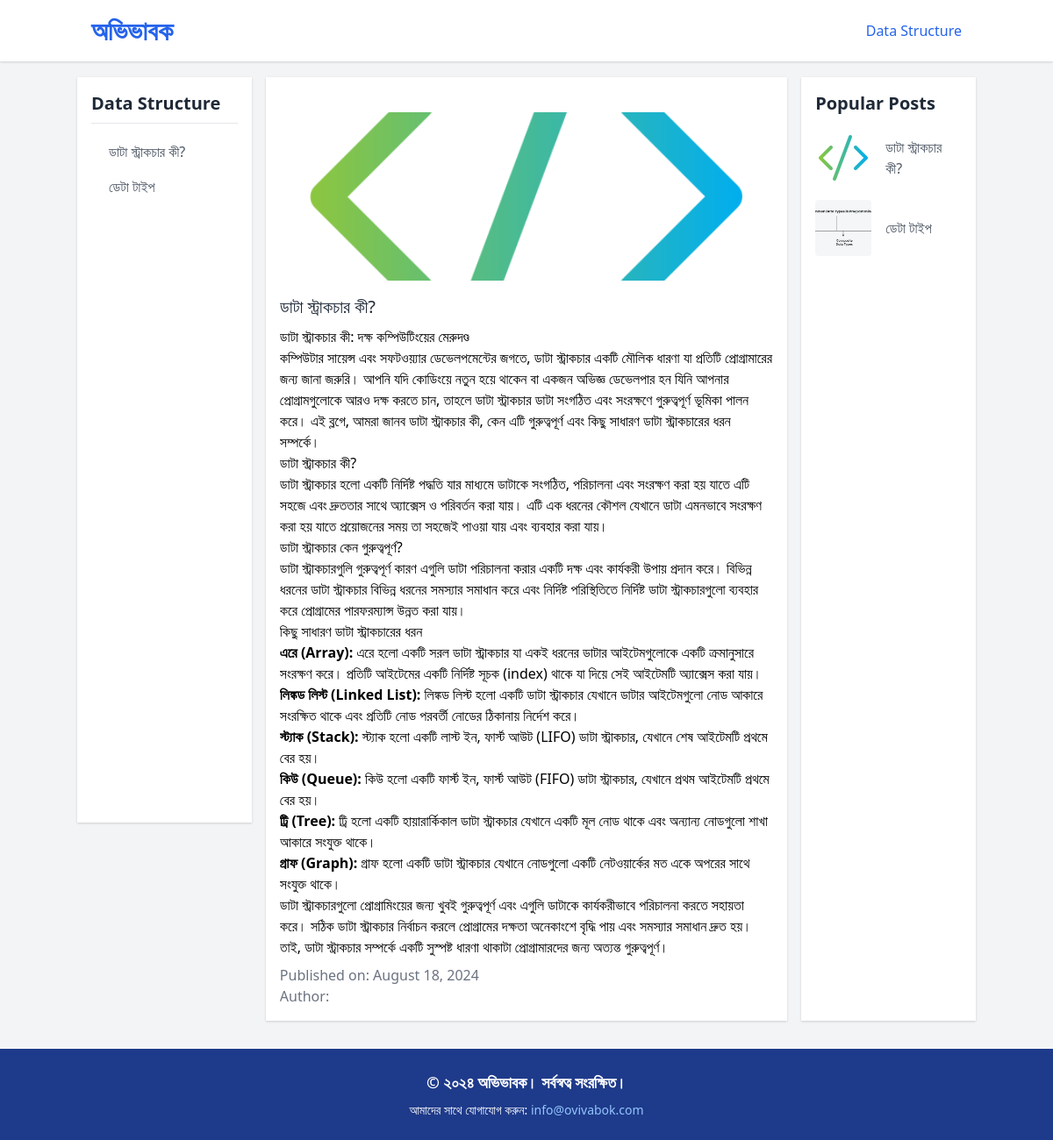
/course/1/, run on an earlier commit of the app's database.
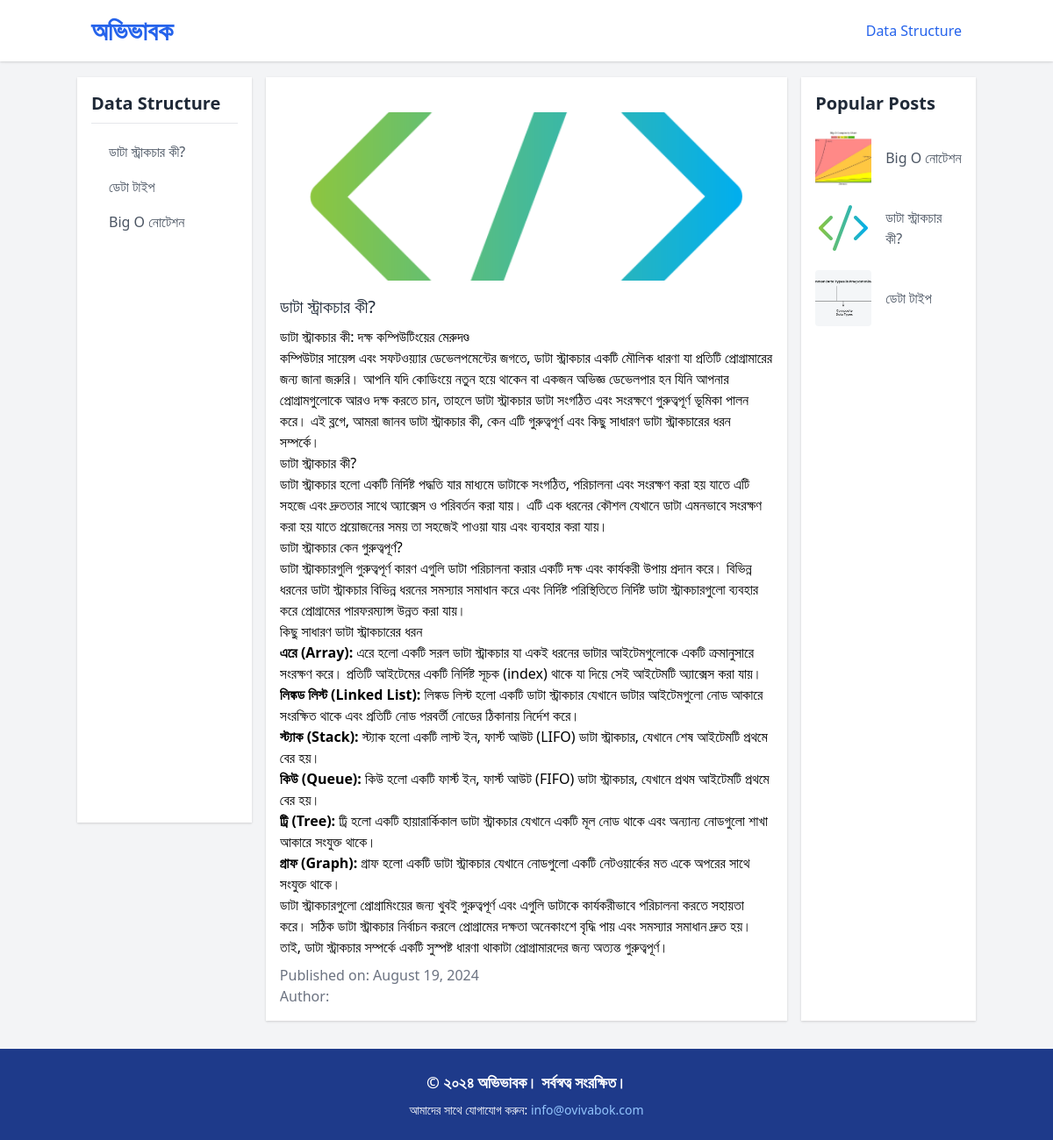
And on a later commit of the database.
### tutorials/models.py (models this page shows, shortened)
class Course(models.Model):
    course_name = models.CharField(max_length=255)
    course_description = models.TextField()
    course_image = models.ImageField(upload_to='course_images/', blank=True, null=True)
    created_at = models.DateTimeField(auto_now_add=True)
    updated_at = models.DateTimeField(auto_now=True)
    order = models.PositiveIntegerField(default=0)

class Tutorial(models.Model):
    course = models.ForeignKey(Course, on_delete=models.CASCADE)
    tutorial_title = models.CharField(max_length=200)
    tutorial_description = RichTextField()
    tutorial_image = models.ImageField(upload_to='tutorial_images/', null=True, blank=True)
    created_at = models.DateTimeField(auto_now_add=True)
    updated_at = models.DateTimeField(auto_now=True)
    order = models.PositiveIntegerField(default=0)
    views_count = models.PositiveIntegerField(default=0)
    author = models.ForeignKey(settings.AUTH_USER_MODEL, on_delete=models.SET_NULL, null=True, blank=True)
    is_public = models.BooleanField(default=False, blank=True)

### tutorials/views.py (the view)
# urls.py: path('course/<int:course_id>/', views.tutorial_detail, name='tutorial_detail'),
def tutorial_detail(request, course_id):
    course = get_object_or_404(Course, id=course_id)
    tutorial_id = request.GET.get('tutorial_id')
    if tutorial_id:
        tutorial = get_object_or_404(Tutorial, id=tutorial_id, course=course)
        tutorial.views_count += 1
        tutorial.save()
    else:
        tutorial = Tutorial.objects.filter(course=course).order_by('order').first()
    tutorials = Tutorial.objects.filter(course=course).order_by('order')
    courses = Course.objects.all()
    top_tutorials = Tutorial.objects.all().order_by('-views_count')[:5]
    return render(request, 'tutorial_screen.html', {
        'course': course,
        'tutorial': tutorial,
        'tutorials': tutorials,
        'courses': courses,
        'top_tutorials': top_tutorials,
        'current_course_id': course_id  # Add this line
    })

### tutorials/templates/tutorial_screen.html (shortened to what this page needs)
<!DOCTYPE html>
<html lang="en">
<head>
    <link href="https://cdn.jsdelivr.net/npm/tailwindcss@2.1.2/dist/tailwind.min.css" rel="stylesheet">
</head>
<body class="bg-gray-100">
    <header class="bg-white shadow fixed top-0 left-0 w-full z-50">
        <div class="container mx-auto p-4 flex justify-between items-center">
            <a href="{% url 'index' %}" class="text-blue-600 hover:text-blue-800 transition duration-300 ease-in-out">
                <h1 class="text-3xl font-extrabold text-blue-600 leading-tight">
                    অভিভাবক
                </h1>
            </a>
            <nav class="relative hidden lg:flex space-x-6">
                {% for course in courses|slice:":5" %}
                    <a href="{% url 'tutorial_detail' course.id %}"
                       class="{% if course.id == current_course_id %} text-blue-600 font-medium transition duration-300 ease-in-out{% else %} text-gray-600 hover:text-blue-600 font-medium transition duration-300 ease-in-out{% endif %}">
                        {{ course.course_name }}
                    </a>
                {% endfor %}
            </nav>
        </div>
    </header>
    <main class="container mx-auto py-8 flex flex-col lg:flex-row mt-14">
        <aside class="hidden lg:block w-full lg:w-1/5 bg-white p-4 shadow mb-4 lg:mb-0 sticky-column scrollDiv">
            <h2 class="text-xl font-semibold text-gray-800 text-gray-700 mb-2">{{ course.course_name }}</h2>
            <hr />
            <ul class="mt-4 space-y-2">
                {% for tutorial in tutorials %}
                    <li>
                        <a href="{% url 'tutorial_detail' course_id=course.id %}?tutorial_id={{ tutorial.id }}"
                           class="block pl-2 pr-2 pt-1 pb-1 ml-3 rounded-sm
                                  {% if request.GET.tutorial_id|stringformat:"s" == tutorial.id|stringformat:"s" %}
                                      text-blue-600 font-bold
                                  {% else %}
                                      text-gray-600 hover:text-blue-600
                                  {% endif %}
                                  transition duration-300 ease-in-out">
                            {{ tutorial.tutorial_title }}
                        </a>
                    </li>
                {% empty %}
                    <li><span class="text-gray-600">No tutorials available.</span></li>
                {% endfor %}
            </ul>
        </aside>
        <section class="w-full lg:w-3/5 bg-white p-4 mx-0 lg:mx-4 shadow mb-4 lg:mb-0 overflow-x-auto">
            {% if tutorial %}
                <div class="mt-6 bg-white   rounded-lg overflow-x-auto">
                    {% if tutorial.tutorial_image %}
                        <img src="{{ tutorial.tutorial_image.url }}" alt="{{ tutorial.tutorial_title }}" class="w-full h-48 object-cover rounded-t-lg">
                    {% else %}
                        <img src="https://via.placeholder.com/400x250" alt="{{ tutorial.tutorial_title }}" class="w-full h-48 object-cover rounded-t-lg">
                    {% endif %}
                    <div class="mt-4">
                        <h3 class="text-xl font-medium text-gray-800">{{ tutorial.tutorial_title }}</h3>
                        <p class="mt-2 text-gray-600">{{ tutorial.tutorial_description|safe }}</p>
                        <p class="mt-2 text-gray-500">Published on: {{ tutorial.updated_at|date:"F j, Y" }}</p>
                        <p class="text-gray-500">Author: {{ tutorial.author.username }}</p>
            </div>
                    </div>
            {% else %}
                <p class="text-gray-600">No tutorials available for this course.</p>
            {% endif %}
        </section>
        <aside class="w-full lg:w-1/5 bg-white p-4 shadow">
            <h2 class="text-xl font-semibold text-gray-800">Popular Posts</h2>
            <ul class="mt-4 space-y-4">
                {% for top_tutorial in top_tutorials %}
            <li class="flex items-center space-x-4">
                {% if top_tutorial.tutorial_image %}
                    <img src="{{ top_tutorial.tutorial_image.url }}" alt="{{ top_tutorial.tutorial_title }}" class="w-16 h-16 object-cover rounded">
                {% else %}
                    <img src="https://via.placeholder.com/64x64" alt="{{ top_tutorial.tutorial_title }}" class="w-16 h-16 object-cover rounded">
                {% endif %}
                <a href="{% url 'tutorial_detail' course_id=top_tutorial.course.id %}?tutorial_id={{ top_tutorial.id }}" class="text-gray-600 hover:text-gray-900">
                    {{ top_tutorial.tutorial_title }}
                </a>
            </li>
        {% empty %}
            <li><span class="text-gray-600">No popular tutorials at the moment.</span></li>
        {% endfor %}
            </ul>
        </aside>
    </main>
    <footer class="bg-blue-900 text-white py-6">
        <div class="container mx-auto text-center footer-content">
            <p class="text-lg font-semibold mb-2">© ২০২৪ অভিভাবক। সর্বস্বত্ব সংরক্ষিত।</p>
            <p class="text-sm">আমাদের সাথে যোগাযোগ করুন: <a href="mailto:info@ovivabok.com" class="text-blue-300 hover:text-blue-500">info@ovivabok.com</a></p>
        </div>
    </footer>
</body>
</html>

### tutorials/templates/tutorial_screen.html (style rules this page uses)
.scrollDiv { max-height: 850px; overflow-y: auto; scroll-behavior: smooth; }
.scrollDiv { -ms-overflow-style: none; }
.sticky-column { position: -webkit-sticky; position: sticky; top: 4rem; z-index: 10; background-color: white; }
html, body { height: 100%; margin: 0; }
body { display: flex; flex-direction: column; }
footer { margin-top: auto; }

What changed in the data, as far as the page shows it:
changed Tutorial "ডাটা স্ট্রাকচার কী?": updated_at "August 18, 2024" → "August 19, 2024"
added Tutorial: tutorial_title "Big O নোটেশন", tutorial_image (picture)
